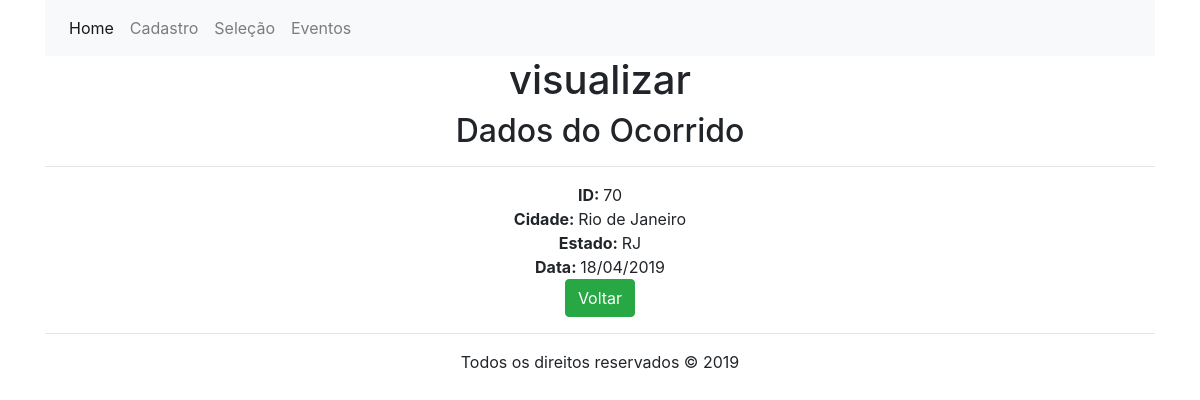
Page /visualizar.php?id=70 on the committed database.
### tables this page shows
CREATE TABLE `usuarios` (
  `id` int(11) NOT NULL,
  `cidade` varchar(50) NOT NULL,
  `estado` varchar(2) NOT NULL,
  `data` date DEFAULT NULL
);

### class/ClassConexao.php (called while the page is built)
<?php
	 abstract class ClassConexao{
		protected function conectaDB(){
			try{
				$con = new PDO("mysql:host=localhost;dbname=agriconnected","root","");
				return $con;
			}catch(PDOExeption $erro){
				return $erro->getmessage();
			}
		}
	}
?>

### class/ClassCrud.php (called while the page is built, shortened)
<?php
include ("ClassConexao.php");
class ClassCrud extends ClassConexao{
	private $crud;
	private $contador;
	private function preparedStatements($query, $parametros){
		$this->crud=$this->conectaDB()->prepare($query);
		if($this->contador > 0){
            for($i=1; $i <= $this->contador; $i++){
                $this->crud->bindValue($i,$parametros[$i-1]);
            }
        }
		$this->crud->execute();
	}
	private function countParametros($parametros){
		$this->contador = count($parametros);
	}
	public function selectDB($campo, $tabela , $condicao , $parametros){
	    $this->preparedStatements("select {$campo} from {$tabela} {$condicao}" , $parametros);
	    return $this->crud;
	}
}

### visualizar.php (the view, shortened to what this page needs)
<?php
	include "includes/header.php";
	include "class/ClassCrud.php";
?>
<div class="content">
<h1>visualizar</h1>
	 <?php
	 	$crud = new ClassCrud();
	 	$idUser = filter_input(INPUT_GET, 'id', FILTER_SANITIZE_SPECIAL_CHARS);
	 	$bFetch = $crud->selectDB(
	 		"*",
	 		"usuarios",
	 		"where id=?",
	 		array($idUser)
	 	);
	 	$fetch = $bFetch->fetch(PDO::FETCH_ASSOC);
	 ?>
	 <h2>Dados do Ocorrido</h2><hr>
	 <strong>ID: </strong><?php echo $fetch['id']; ?><br>
	 <strong>Cidade: </strong><?php echo $fetch['cidade']; ?><br>
	 <strong>Estado: </strong><?php echo $fetch['estado']; ?><br>
	 <strong>Data: </strong><?php echo date('d/m/Y', strtotime($fetch['data']));?><br>
	 <button type="button" class="btn btn-success"  onClick="history.go(-1)">Voltar</button>
</div>
<?php include "includes/footer.php";?>

### rows in the picture
usuarios: id "70", cidade "Rio de Janeiro", estado "RJ", data "18/04/2019"
